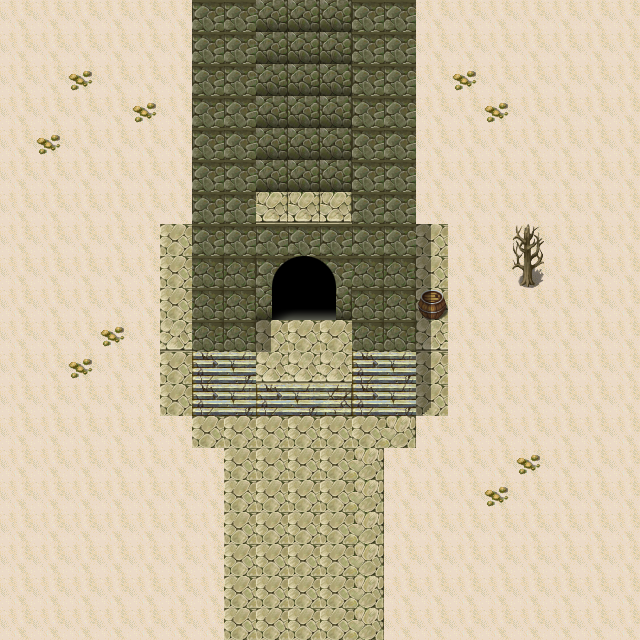

The image is a tile-based game level rendered from a .tmx file. Its description and source (layers, tilesets, objects; grid data summarised) follow:
An orthogonal 20x20 tile map with 32x32 px tiles, 8 tile layers (Tile Layer 1, Tile Layer 2, Tile Layer 3, Tile Layer 4, ...), 5 tilesets and 16 objects (3x portalO, poralO, startpoint, portalIn).

<map version="1.0" orientation="orthogonal" renderorder="right-down" width="20" height="20" tilewidth="32" tileheight="32" nextobjectid="19">
 <tileset firstgid="1" name="rpg_maker_telles0808" tilewidth="32" tileheight="32" tilecount="2016" columns="32">
  <image source="../Resources/rpg_maker_telles0808.png" width="1024" height="2016" />
 </tileset>
 <tileset firstgid="2017" name="rpg_maker_telles0808" tilewidth="32" tileheight="32" tilecount="2016" columns="32">
  <image source="../Resources/rpg_maker_telles0808.png" width="1024" height="2016" />
 </tileset>
 <tileset firstgid="4033" name="worldmapchip5fo" tilewidth="32" tileheight="32" tilecount="144" columns="8">
  <image source="../Resources/worldmapchip5fo.png" width="256" height="576" />
 </tileset>
 <tileset firstgid="4177" name="Exteriors" tilewidth="32" tileheight="32" tilecount="256" columns="16">
  <image source="../Resources/Exteriors.png" width="512" height="512" />
 </tileset>
 <tileset firstgid="4433" name="houses1" tilewidth="32" tileheight="32" tilecount="208" columns="13">
  <image source="../Resources/houses1.png" width="447" height="539" />
 </tileset>
 <layer name="Tile Layer 1" width="20" height="20">
  <data>[400 cells, 400 non-empty, 1 distinct tile ids]</data>
 </layer>
 <layer name="Tile Layer 2" width="20" height="20">
  <data>[400 cells, 88 non-empty, 10 distinct tile ids]</data>
 </layer>
 <layer name="Tile Layer 3" width="20" height="20">
  <data>[400 cells, 64 non-empty, 11 distinct tile ids]</data>
 </layer>
 <layer name="Tile Layer 4" width="20" height="20">
  <data>[400 cells, 8 non-empty, 2 distinct tile ids]</data>
 </layer>
 <layer name="Tile Layer 5" width="20" height="20">
  <data>[400 cells, 1 non-empty, 1 distinct tile ids]</data>
 </layer>
 <layer name="Tile Layer 6" width="20" height="20">
  <data>[400 cells, 0 non-empty, 0 distinct tile ids]</data>
 </layer>
 <layer name="Tile Layer 7" width="20" height="20">
  <data>[400 cells, 1 non-empty, 1 distinct tile ids]</data>
 </layer>
 <layer name="Tile Layer 8" width="20" height="20">
  <data>[400 cells, 7 non-empty, 2 distinct tile ids]</data>
 </layer>
 <objectgroup name="Object Layer 1">
  <object id="1" x="516" y="224" width="24" height="65.3333" />
  <object id="2" x="193.333" y="2.66667" width="62.6667" height="349.333" />
  <object id="3" x="188" y="345.333" width="6.66667" height="72" />
  <object id="4" x="414.667" y="348" width="2.66667" height="65.3333" />
  <object id="5" x="352" y="0" width="64" height="349.333" />
  <object id="6" x="254.667" y="214.667" width="96" height="18.6667" />
  <object id="7" x="257.333" y="233.333" width="16" height="85.3333" />
  <object id="8" x="333.333" y="234.667" width="16" height="84" />
  <object id="9" x="262.667" y="242.667" width="82.6667" height="10.6667" />
  <object id="10" x="418.667" y="290.667" width="29.3333" height="28" />
  <object id="11" name="portalO" type="portalO" x="-1.33333" y="-6.66667" width="21.3333" height="660" />
  <object id="12" name="portalO" type="poralO" x="-14.6667" y="-9.33333" width="686.667" height="18.6667" />
  <object id="13" name="portalO" type="portalO" x="614.667" y="-32" width="42.6667" height="789.333" />
  <object id="15" name="portalO" type="portalO" x="-9.33333" y="621.333" width="689.333" height="38.6667" />
  <object id="16" name="startpoint" type="startpoint" x="276" y="568" width="18.6667" height="16" />
  <object id="18" name="portal1" type="portalIn" x="276" y="294.667" width="53.3333" height="23.3333" />
 </objectgroup>
</map>
